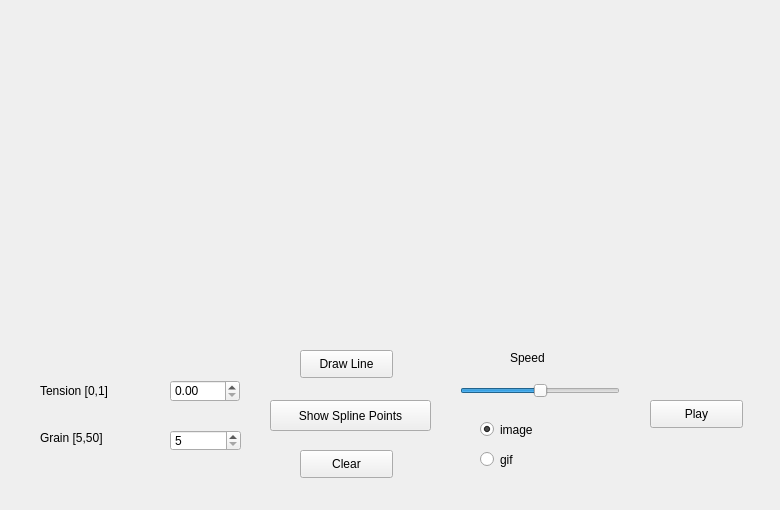
<?xml version="1.0" encoding="UTF-8"?>
<ui version="4.0">
 <class>Widget</class>
 <widget class="QWidget" name="Widget">
  <property name="geometry">
   <rect>
    <x>0</x>
    <y>0</y>
    <width>780</width>
    <height>510</height>
   </rect>
  </property>
  <property name="windowTitle">
   <string>Widget</string>
  </property>
  <widget class="QLabel" name="label">
   <property name="geometry">
    <rect>
     <x>40</x>
     <y>380</y>
     <width>121</width>
     <height>21</height>
    </rect>
   </property>
   <property name="text">
    <string>Tension [0,1]</string>
   </property>
  </widget>
  <widget class="QLabel" name="label_2">
   <property name="geometry">
    <rect>
     <x>40</x>
     <y>430</y>
     <width>111</width>
     <height>16</height>
    </rect>
   </property>
   <property name="text">
    <string>Grain [5,50]</string>
   </property>
  </widget>
  <widget class="QDoubleSpinBox" name="tension_doublespinbox">
   <property name="geometry">
    <rect>
     <x>170</x>
     <y>380</y>
     <width>70</width>
     <height>22</height>
    </rect>
   </property>
   <property name="maximum">
    <double>1.000000000000000</double>
   </property>
   <property name="singleStep">
    <double>0.100000000000000</double>
   </property>
  </widget>
  <widget class="QSpinBox" name="grain_spinbox">
   <property name="geometry">
    <rect>
     <x>170</x>
     <y>430</y>
     <width>71</width>
     <height>21</height>
    </rect>
   </property>
   <property name="minimum">
    <number>5</number>
   </property>
   <property name="maximum">
    <number>50</number>
   </property>
  </widget>
  <widget class="QPushButton" name="draw_pushbutton">
   <property name="geometry">
    <rect>
     <x>300</x>
     <y>350</y>
     <width>93</width>
     <height>28</height>
    </rect>
   </property>
   <property name="text">
    <string>Draw Line</string>
   </property>
  </widget>
  <widget class="QPushButton" name="clear_pushbutton">
   <property name="geometry">
    <rect>
     <x>300</x>
     <y>450</y>
     <width>93</width>
     <height>28</height>
    </rect>
   </property>
   <property name="text">
    <string>Clear</string>
   </property>
  </widget>
  <widget class="QPushButton" name="point_pushbutton">
   <property name="geometry">
    <rect>
     <x>270</x>
     <y>400</y>
     <width>161</width>
     <height>31</height>
    </rect>
   </property>
   <property name="text">
    <string>Show Spline Points</string>
   </property>
  </widget>
  <widget class="QLabel" name="label_3">
   <property name="geometry">
    <rect>
     <x>510</x>
     <y>350</y>
     <width>72</width>
     <height>15</height>
    </rect>
   </property>
   <property name="text">
    <string>Speed</string>
   </property>
  </widget>
  <widget class="QSlider" name="speed_slider">
   <property name="geometry">
    <rect>
     <x>460</x>
     <y>380</y>
     <width>160</width>
     <height>22</height>
    </rect>
   </property>
   <property name="minimum">
    <number>5000</number>
   </property>
   <property name="maximum">
    <number>9999</number>
   </property>
   <property name="sliderPosition">
    <number>7500</number>
   </property>
   <property name="orientation">
    <enum>Qt::Horizontal</enum>
   </property>
  </widget>
  <widget class="QPushButton" name="play_pushbutton">
   <property name="geometry">
    <rect>
     <x>650</x>
     <y>400</y>
     <width>93</width>
     <height>28</height>
    </rect>
   </property>
   <property name="text">
    <string>Play</string>
   </property>
  </widget>
  <widget class="QRadioButton" name="image_radiobutton">
   <property name="geometry">
    <rect>
     <x>480</x>
     <y>420</y>
     <width>115</width>
     <height>19</height>
    </rect>
   </property>
   <property name="acceptDrops">
    <bool>false</bool>
   </property>
   <property name="text">
    <string>image</string>
   </property>
   <property name="checked">
    <bool>true</bool>
   </property>
  </widget>
  <widget class="QRadioButton" name="gif_radiobutton">
   <property name="geometry">
    <rect>
     <x>480</x>
     <y>450</y>
     <width>115</width>
     <height>19</height>
    </rect>
   </property>
   <property name="text">
    <string>gif</string>
   </property>
  </widget>
 </widget>
 <layoutdefault spacing="6" margin="11"/>
 <resources/>
 <connections/>
</ui>
